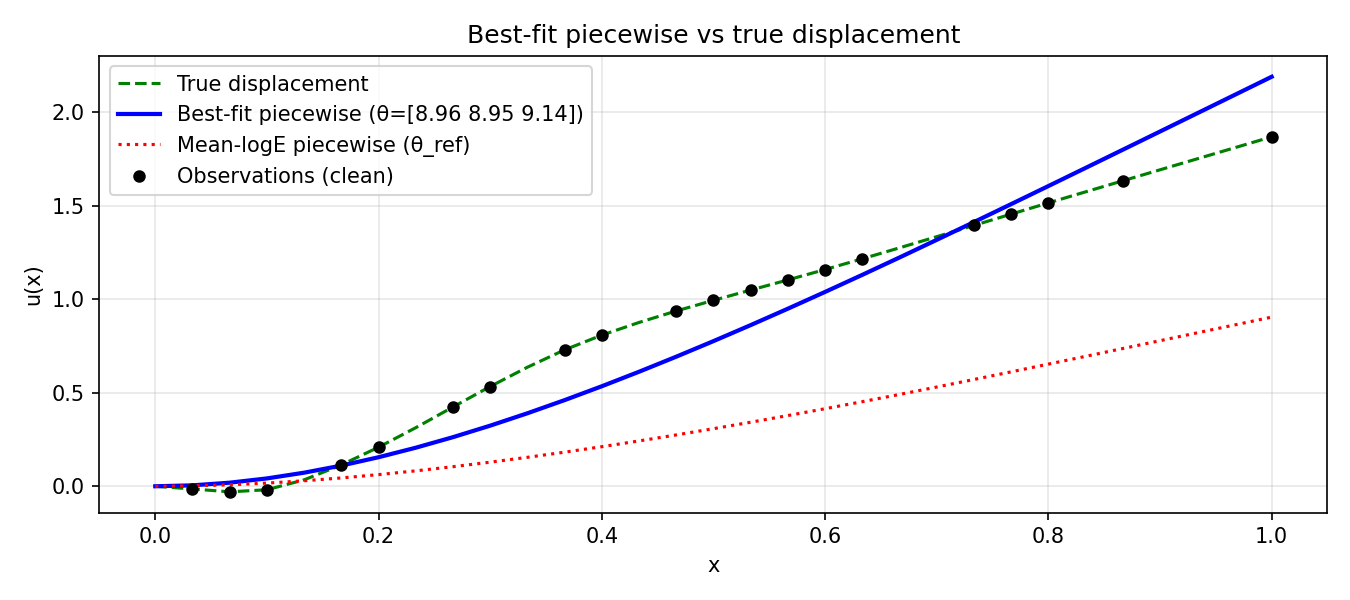

Python code for this plot:
"""Quantify model error: how well can 3 piecewise parameters reproduce the true obs?"""
import sys; sys.path.insert(0, '../../src')
import h5py, numpy as np
from scipy.optimize import minimize

f = h5py.File('model/ProblemDefinition.h5', 'r')
x = np.array(f['/ForwardModel/NodeLocations']).ravel()
loads = np.array(f['/ForwardModel/Loads'])
modulus_true = np.array(f['/ForwardModel/Modulus'])
u_true = np.array(f['/ForwardModel/TrueDisplacement'])
radius = float(f['/ForwardModel'].attrs['BeamRadius'])
length = float(f['/ForwardModel'].attrs['BeamLength'])
B_obs = np.array(f['/Observations/ObservationMatrix'])
f.close()

n = len(x); dx = length/(n-1); I = np.pi/4*radius**4
obs_idx = np.sort(np.where(B_obs == 1.0)[1])
B = np.zeros((len(obs_idx), n))
for j, i in enumerate(obs_idx): B[j,i] = 1.0
y_obs_true = B @ u_true

def build_K(E, n, dx):
    K = np.zeros((n,n))
    for i in range(2, n-2):
        K[i,i+2]=E[i]; K[i,i+1]=E[i+1]-6*E[i]+E[i-1]
        K[i,i]=-2*E[i+1]+10*E[i]-2*E[i-1]; K[i,i-1]=E[i+1]-6*E[i]+E[i-1]; K[i,i-2]=E[i]
    K[1,3]=E[1]; K[1,2]=E[2]-6*E[1]+E[0]; K[1,1]=-2*E[2]+11*E[1]-2*E[0]
    K[n-2,n-1]=E[n-1]-4*E[n-2]+E[n-3]; K[n-2,n-2]=-2*E[n-1]+9*E[n-2]-2*E[n-3]
    K[n-2,n-3]=E[n-1]-6*E[n-2]+E[n-3]; K[n-2,n-4]=E[n-2]
    K[n-1,n-1]=2*E[n-1]; K[n-1,n-2]=-4*E[n-1]; K[n-1,n-3]=2*E[n-1]
    K[0,:]=0; K[:,0]=0; K[0,0]=1
    return K/dx**4

def forward(theta):
    xi = x / length
    logE = np.empty_like(x)
    logE[(xi >= 0.0) & (xi <= 1./3)] = theta[0]
    logE[(xi > 1./3) & (xi <= 2./3)] = theta[1]
    logE[(xi > 2./3) & (xi <= 1.0)]  = theta[2]
    E = np.exp(logE)
    K = build_K(E, n, dx)
    rhs = loads/I; rhs[0] = 0.0
    return np.linalg.solve(K, rhs)

def misfit(theta):
    u = forward(theta)
    return np.sum((B @ u - y_obs_true)**2)

# Find best-fit theta
xi = x / length
theta0 = np.array([
    np.mean(np.log(modulus_true)[(xi >= 0.0) & (xi <= 1./3)]),
    np.mean(np.log(modulus_true)[(xi > 1./3) & (xi <= 2./3)]),
    np.mean(np.log(modulus_true)[(xi > 2./3) & (xi <= 1.0)]),
])

res = minimize(misfit, theta0, method='Nelder-Mead', options={'maxiter': 5000, 'xatol': 1e-6})
theta_best = res.x

y_best = B @ forward(theta_best)
y_ref = B @ forward(theta0)
residual_best = np.sqrt(np.mean((y_best - y_obs_true)**2))
residual_ref = np.sqrt(np.mean((y_ref - y_obs_true)**2))
max_obs = np.max(np.abs(y_obs_true))

print(f"theta0 (mean)  = {theta0}")
print(f"theta_best     = {theta_best}")
print(f"RMSE(theta0)   = {residual_ref:.4f}")
print(f"RMSE(best)     = {residual_best:.4f}")
print(f"max|y_obs|     = {max_obs:.4f}")
print(f"Relative model error (best) = {residual_best/max_obs*100:.1f}%")
print(f"Relative model error (mean) = {residual_ref/max_obs*100:.1f}%")
print(f"\nRecommended sigma_obs >= {residual_best:.4f} to account for model error")

import matplotlib.pyplot as plt
fig, ax = plt.subplots(figsize=(9,4))
ax.plot(x, u_true, 'g--', lw=1.5, label='True displacement')
ax.plot(x, forward(theta_best), 'b-', lw=2, label=f'Best-fit piecewise (θ={np.round(theta_best,2)})')
ax.plot(x, forward(theta0), 'r:', lw=1.5, label=f'Mean-logE piecewise (θ_ref)')
ax.plot(x[obs_idx], y_obs_true, 'ko', ms=5, label='Observations (clean)')
ax.legend(); ax.set_xlabel('x'); ax.set_ylabel('u(x)')
ax.set_title('Best-fit piecewise vs true displacement')
ax.grid(True, alpha=0.3)
fig.tight_layout()
fig.savefig('_model_error.png', dpi=150)
plt.show()
